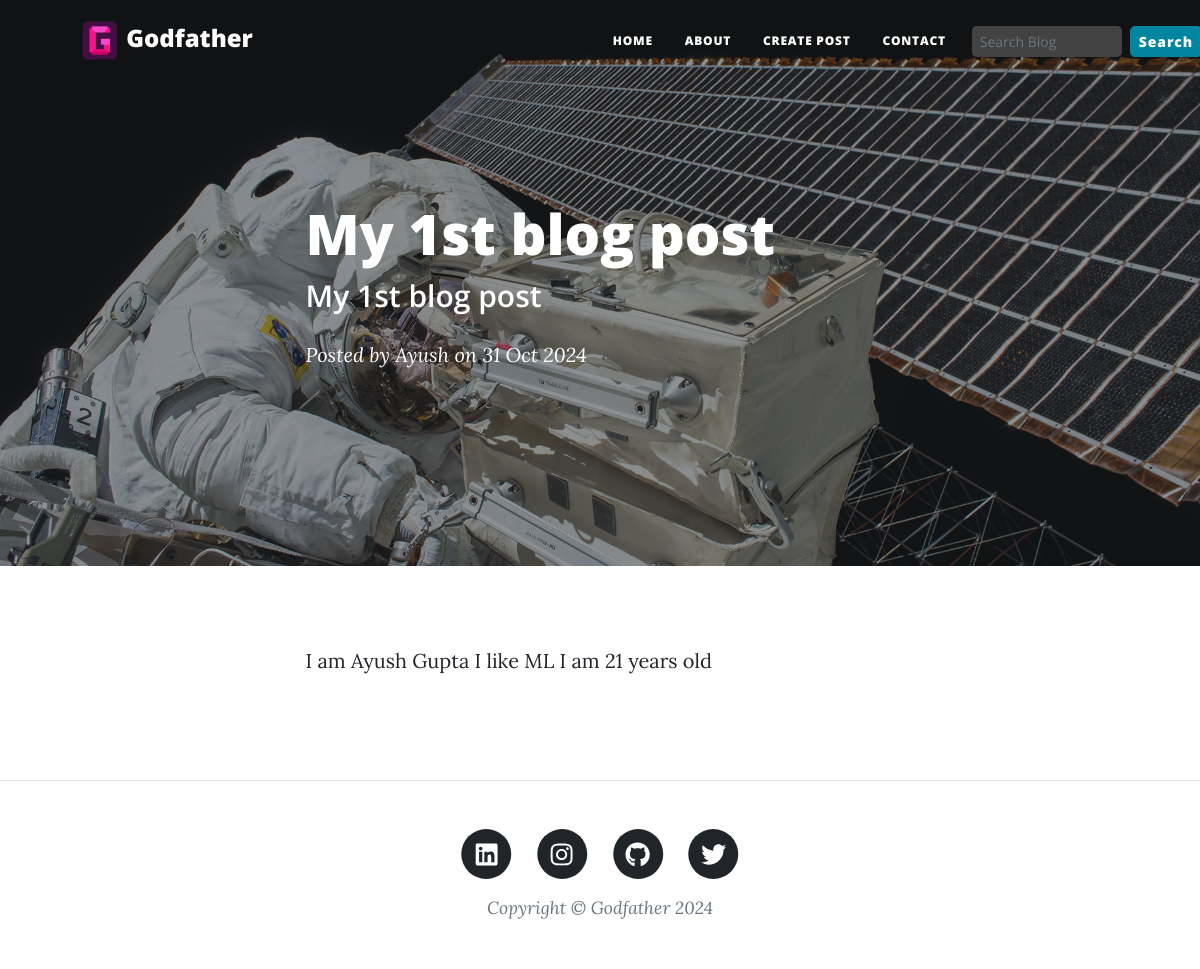
The app's page /post/4 with its own data.
### main.py (models this page shows)
class Post(db.Model):
    __bind_key__ = "posts"
    Sr = db.Column(db.Integer, primary_key=True)
    title = db.Column(db.String(50), nullable=False)
    sub_title = db.Column(db.String(50), nullable=False)
    content = db.Column(db.String(1500), nullable=False)
    background_image = db.Column(db.String(100), nullable=False)
    date = db.Column(db.String(20), default=time.strftime("%d %b %Y"))

### main.py (the view)
@app.route("/post/<string:Sr>", methods=["GET"])
def post_title(Sr):
    post = Post.query.filter_by(Sr=Sr).first()
    return render_template("post.html", parameter=parameter, post=post)

### templates/post.html (shortened to what this page needs)
{% extends 'base.html' %}
{% block body %}
<header class="masthead" style="background-image: url(/static/{{post.background_image}})">
    <div class="container position-relative px-4 px-lg-5">
        <div class="row gx-4 gx-lg-5 justify-content-center">
            <div class="col-md-10 col-lg-8 col-xl-7">
                <div class="post-heading">
                    <h1>{{post.title}}</h1>
                    <h2 class="subheading">{{post.sub_title}}</h2>
                    <span class="meta">
                        Posted by
                        <a href="/about">{{parameter["writer"]}}</a>
                        on {{post.date}}
                    </span>
                </div>
            </div>
        </div>
    </div>
</header>
<article class="mb-4">
    <div class="container px-4 px-lg-5">
        <div class="row gx-4 gx-lg-5 justify-content-center">
            <div class="col-md-10 col-lg-8 col-xl-7">
                <p>{{post.content}}</p>
                <span class="caption text-muted"></span>
            </div>
        </div>
    </div>
</article>
{% endblock body %}

### records on screen
Post: background_image (picture), title "My 1st blog post", sub_title "My 1st blog post", date "31 Oct 2024", content "I am Ayush Gupta I like ML I am 21 years old"

### other values on screen
{{ parameter["writer"] }} "Ayush"
